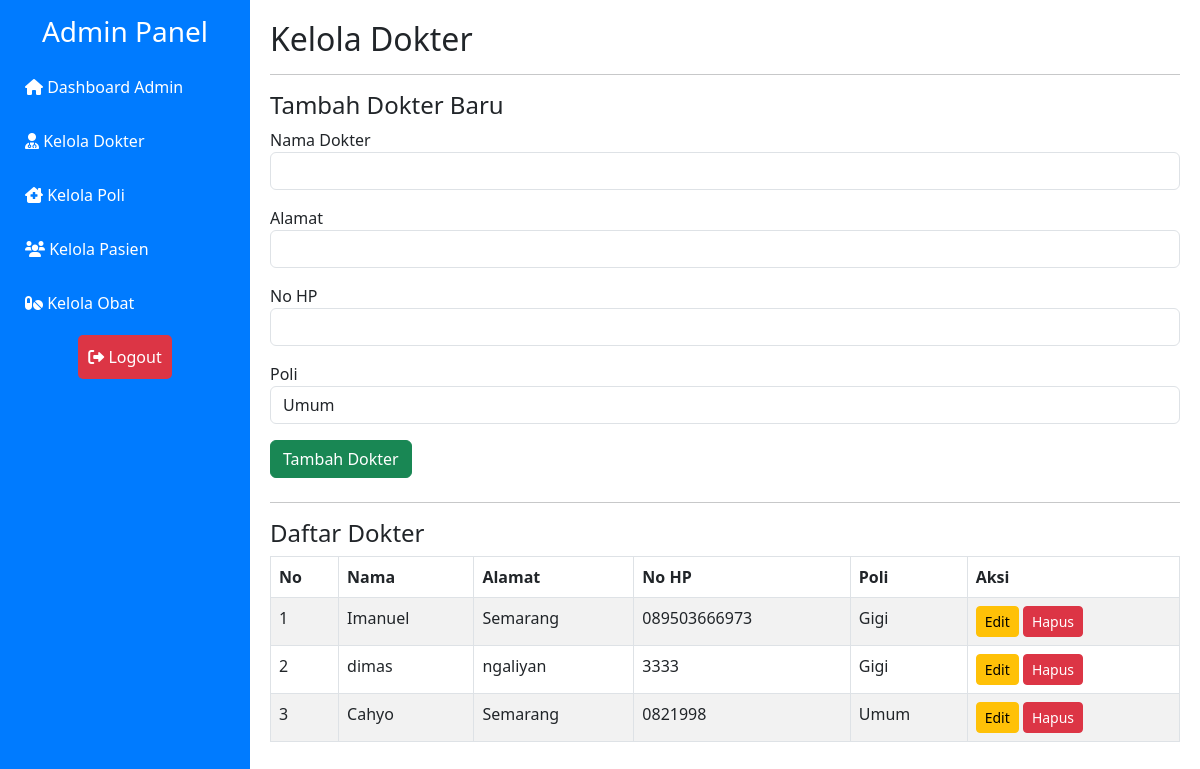
The page /admin/dokter.php on the database its author committed.
### tables this page shows
CREATE TABLE `dokter` (
  `id_dokter` int NOT NULL,
  `nama_dokter` varchar(255) NOT NULL,
  `alamat` varchar(255) DEFAULT NULL,
  `no_hp` varchar(15) NOT NULL,
  `id_poli` int NOT NULL
);

CREATE TABLE `poli` (
  `id_poli` int NOT NULL,
  `nama_poli` varchar(255) NOT NULL,
  `keterangan` text
);

### admin/dokter.php (the view, shortened to what this page needs)
<?php
include('../includes/db.php');
$dokter_result = mysqli_query($conn, "SELECT Dokter.*, Poli.nama_poli FROM Dokter JOIN Poli ON Dokter.id_poli = Poli.id_poli");
$poli_result = mysqli_query($conn, "SELECT * FROM Poli");
$edit_data = null;
?>
<!DOCTYPE html>
<html lang="en">
<head>
    <link rel="stylesheet" href="https://cdnjs.cloudflare.com/ajax/libs/font-awesome/6.0.0-beta3/css/all.min.css">
    <link href="https://cdn.jsdelivr.net/npm/bootstrap@5.3.0-alpha3/dist/css/bootstrap.min.css" rel="stylesheet">
    <link href="../assets/style.css" rel="stylesheet">
</head>
<body>
    <div class="sidebar d-md-block" id="sidebar">
        <h3 class="text-center mb-3">Admin Panel</h3>
        <a href="dashboard.php"><i class="fas fa-home"></i> Dashboard Admin</a>
        <a href="dokter.php"><i class="fas fa-user-md"></i> Kelola Dokter</a>
        <a href="poli.php"><i class="fas fa-clinic-medical"></i> Kelola Poli</a>
        <a href="pasien.php"><i class="fas fa-users"></i> Kelola Pasien</a>
        <a href="obat.php"><i class="fas fa-pills"></i> Kelola Obat</a>
        <div class="logout mt-auto">
            <a href="../logout.php"><i class="fas fa-sign-out-alt"></i> Logout</a>
        </div>
    </div>
    <div class="content" id="content">
        <h2>Kelola Dokter</h2>
        <hr>
        <div class="mb-4">
            <h4><?= $edit_data ? "Edit Dokter" : "Tambah Dokter Baru" ?></h4>
            <form method="POST">
                <div class="mb-3">
                    <label>Nama Dokter</label>
                    <input type="text" name="nama_dokter" class="form-control" value="<?= $edit_data ? $edit_data['nama_dokter'] : '' ?>" required>
                </div>
                <div class="mb-3">
                    <label>Alamat</label>
                    <input type="text" name="alamat" class="form-control" value="<?= $edit_data ? $edit_data['alamat'] : '' ?>" required>
                </div>
                <div class="mb-3">
                    <label>No HP</label>
                    <input type="text" name="no_hp" class="form-control" value="<?= $edit_data ? $edit_data['no_hp'] : '' ?>" required>
                </div>
                <div class="mb-3">
                    <label>Poli</label>
                    <select name="id_poli" class="form-control" required>
                        <?php while ($poli = mysqli_fetch_assoc($poli_result)) { ?>
                            <option value="<?= $poli['id_poli'] ?>" <?= $edit_data && $edit_data['id_poli'] == $poli['id_poli'] ? 'selected' : '' ?>>
                                <?= $poli['nama_poli'] ?>
                            </option>
                        <?php } ?>
                    </select>
                </div>
                <button type="submit" name="create_or_update_dokter" class="btn btn-success"><?= $edit_data ? "Perbarui Dokter" : "Tambah Dokter" ?></button>
            </form>
        </div>
        <hr>
        <h4>Daftar Dokter</h4>
        <table class="table table-bordered table-striped">
            <thead>
                <tr>
                    <th>No</th>
                    <th>Nama</th>
                    <th>Alamat</th>
                    <th>No HP</th>
                    <th>Poli</th>
                    <th>Aksi</th>
                </tr>
            </thead>
            <tbody>
                <?php
                $no = 1;
                while ($dokter = mysqli_fetch_assoc($dokter_result)) { ?>
                    <tr>
                        <td><?= $no++ ?></td>
                        <td><?= $dokter['nama_dokter'] ?></td>
                        <td><?= $dokter['alamat'] ?></td>
                        <td><?= $dokter['no_hp'] ?></td>
                        <td><?= $dokter['nama_poli'] ?></td>
                        <td>
                            <a href="dokter.php?edit_id=<?= $dokter['id_dokter'] ?>" class="btn btn-warning btn-sm">Edit</a>
                            <a href="dokter.php?delete_id=<?= $dokter['id_dokter'] ?>" class="btn btn-danger btn-sm" onclick="return confirm('Apakah Anda yakin ingin menghapus dokter ini?')">Hapus</a>
                        </td>
                    </tr>
                <?php } ?>
            </tbody>
        </table>
    </div>
</body>
</html>

### assets/style.css (style rules this page uses)
.sidebar { height: 100vh; background-color: #007bff; color: white; padding: 15px; position: fixed; top: 0; left: 0; width: 250px; z-index: 1000; display: flex; flex-direction: column; }
.sidebar a { color: white; text-decoration: none; margin-bottom: 10px; display: block; padding: 10px; border-radius: 5px; }
.logout { margin-top: auto; text-align: center; }
.logout a { color: white; padding: 10px; background-color: #dc3545; border-radius: 5px; display: inline-block; }
.content { margin-left: 250px; padding: 20px; transition: margin-left 0.3s ease-in-out; }

### rows shown on the page
dokter: nama_dokter "Imanuel", alamat "Semarang", no_hp "089503666973", id_poli.nama_poli "Gigi"
dokter: nama_dokter "dimas", alamat "ngaliyan", no_hp "3333", id_poli.nama_poli "Gigi"
dokter: nama_dokter "Cahyo", alamat "Semarang", no_hp "0821998", id_poli.nama_poli "Umum"

### other values the page prints
form field id_poli "Umum"
